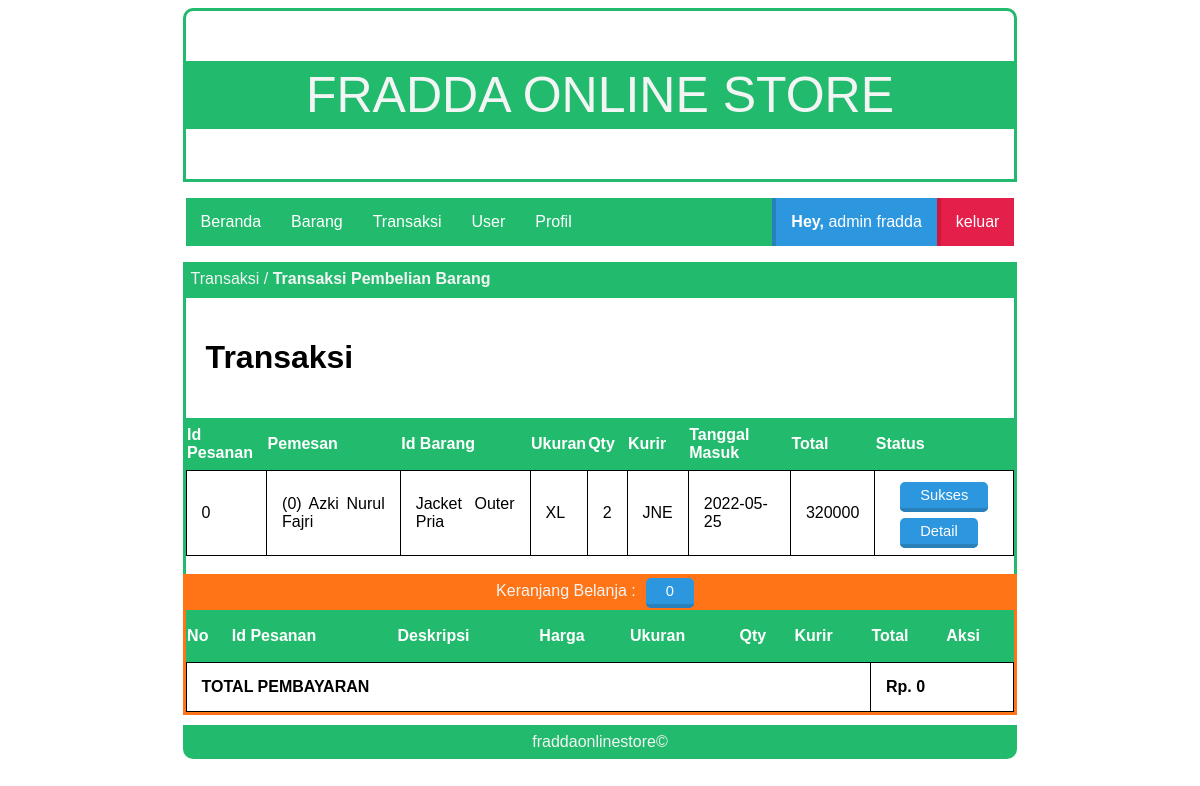
/fraddaonlinestore/index.php?page=transaksi (signed in), run on the app's committed database.
### tables this page shows
CREATE TABLE `tbl_pesanan` (
  `id_pesanan` int(100) NOT NULL,
  `id_user` int(100) NOT NULL,
  `id_barang` int(100) NOT NULL,
  `ukuran` varchar(5) NOT NULL,
  `qty` int(50) NOT NULL,
  `kurir` varchar(15) NOT NULL,
  `date_in` date NOT NULL,
  `total` int(100) NOT NULL
);

CREATE TABLE `tbl_users` (
  `id_user` int(100) NOT NULL,
  `nama_lengkap` varchar(30) NOT NULL,
  `email` varchar(30) NOT NULL,
  `username` varchar(6) NOT NULL,
  `password` varchar(6) NOT NULL,
  `alamat` varchar(50) NOT NULL,
  `no_hp` text NOT NULL,
  `title` varchar(10) NOT NULL
);

CREATE TABLE `tbl_barang` (
  `id_barang` int(100) NOT NULL,
  `deskripsi` varchar(100) NOT NULL,
  `harga` int(20) NOT NULL,
  `stok` int(5) NOT NULL,
  `created` date NOT NULL,
  `nama_image` varchar(50) NOT NULL,
  `type_image` varchar(50) NOT NULL,
  `size_image` bigint(20) NOT NULL
);

### fraddaonlinestore/page/admin/transaksi/transaksi.php (the view, shortened to what this page needs)
<div class="box-title">
    <p>Transaksi / <b>Transaksi Pembelian Barang</b></p>
</div>
<div id="box">
  <h1>Transaksi</h1>
  <?php
  include 'lib/koneksi.php';
  $query = $conn->prepare("SELECT * FROM tbl_pesanan
                           JOIN tbl_barang ON tbl_pesanan.id_barang=tbl_barang.id_barang
                           JOIN tbl_users ON tbl_pesanan.id_user=tbl_users.id_user
                           ORDER BY date_in DESC");
  $query->execute();
  $data = $query->fetchAll();
  ?>
  <table class="news">
    <tr>
      <th>Id Pesanan</th>
      <th>Pemesan</th>
      <th>Id Barang</th>
      <th>Ukuran</th>
      <th>Qty</th>
      <th>Kurir</th>
      <th>Tanggal Masuk</th>
      <th>Total</th>
      <th>Status</th>
    </tr>
    <?php
    foreach ($data as $value): ?>
        <tr>
            <td><?php echo $value['id_pesanan'] ?></td>
            <td><?php echo "(".$value['id_user'].") ".$value['nama_lengkap'] ?></td>
            <td><?php echo $value['deskripsi'] ?></td>
            <td><?php echo $value['ukuran'] ?></td>
            <td><?php echo $value['qty'] ?></td>
            <td><?php echo $value['kurir'] ?></td>
            <td><?php echo $value['date_in'] ?></td>
            <td><?php echo $value['total'] ?></td>
            <td>
              <a class="tombol-biru">Sukses</a><br><br>
              <a class="tombol-biru" href="?page=transaksi_detail&id=<?php echo $value['id_pesanan']; ?>">Detail</a>
            </td>
        </tr>
    <?php
    endforeach;
     ?>
  </table>
  <br>
</div>

### fraddaonlinestore/style.css (style rules this page uses)
.box-title { background: #22bb6d; width: 70%; height: 30px; margin: auto; border: 3px solid #22bb6d; }
.box-title p { color: #f3f5f4; margin: 5px 5px; font-family: sans-serif; }
#box { border-bottom: 0px; border-left: 3px solid #22bb6d; border-right: 3px solid #22bb6d; width: 70%; margin: auto; min-height: 200px; overflow: hidden; }
table.news { border-collapse: collapse; width: 100%; }
.news td { padding: 15px; border: 1px solid black; }
.news th { background-color: #22bb6d; color: white; height: 50px; }
#box p,h1,h2,table,tr,td,img { font-family: sans-serif; padding: 20px; text-align: justify; }
.tombol-biru { background:#2C97DF; color:white; border-top:0; border-left:0; border-right:0; border-bottom:4px solid #2A80B9; border-radius: 5px; padding:5px 20px; text-decoration:none; font-family:sans-serif; font-size:11pt; margin:10px; }

### data on the page
tbl_pesanan: id_pesanan "0", id_user.id_user "0", id_user.nama_lengkap "Azki Nurul Fajri", id_barang.deskripsi "Jacket Outer Pria", ukuran "XL", qty "2", kurir "JNE", date_in "2022-05-25", total "320000"

### other printed values
$title "admin"
$user "fradda"
$count "0"
$jumlah "0"
